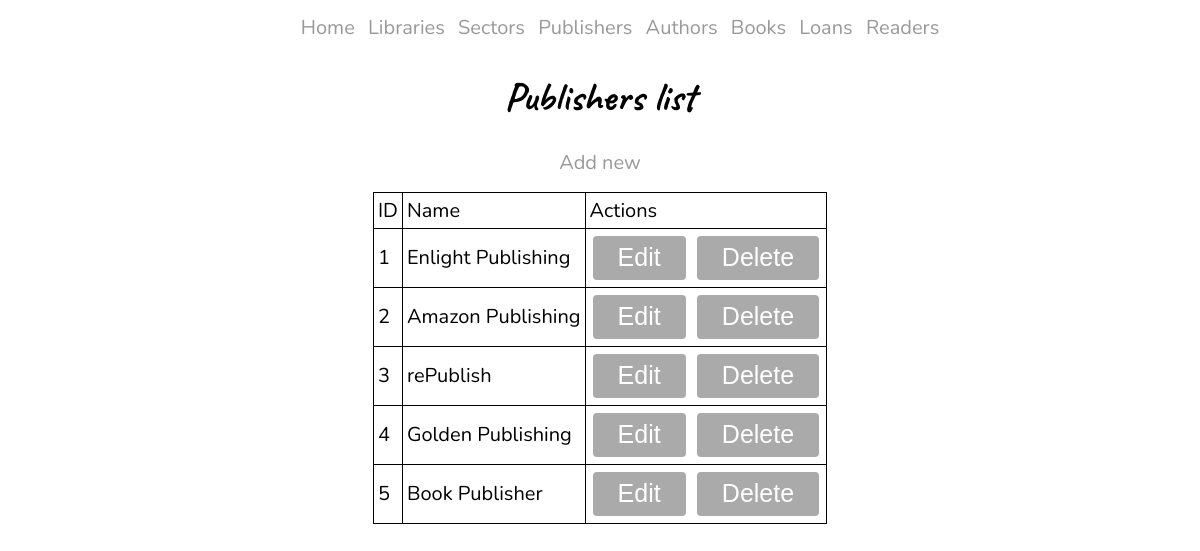
Page /read.php?object_type=publishers on the committed database.
### tables this page shows
CREATE TABLE `publishers` (
  `id` int NOT NULL,
  `name` text NOT NULL
);

### read.php (the view, shortened to what this page needs)
<?php
function render_table($columns = null, $rows = null, $render_actions = false) {
  ?>
  <div class="add-new">
    <a href="/create.php?object_type=<?= $_GET['object_type']; ?>">Add new</a>
  </div>
  <table>
    <thead>
      <tr>
        <?php
        foreach ($columns as $column) {
        ?>
          <td><?= $column ?></td>
        <?php
        }
        if ($render_actions) {
          ?>
          <td>Actions</td>
          <?php
        }
        ?>
      </tr>
    </thead>
    <tbody>
      <?php
        foreach ($rows as $row) {
          echo '<tr>';
          foreach($row as $value) {
            echo '<td>' . $value . '</td>';
          }
          if ($render_actions) {
            ?><td>
              <form action="/update.php" method="get">
                <button>Edit</button>
              </form>
              <form action="/delete.php" method="post">
                <button>Delete</button>
              </form>
            </td>
            <?php
          }
        }
      ?>
    </tbody>
  </table>
  <?php
}
  ?>
  <?php
function read_all_publishers() {
  require_once('init-mysqli.php');
  $query = "SELECT id AS ID, name AS Name FROM publishers ORDER BY id;";
  $results = $mysqli->query($query);
  $rows = $results->fetch_all(MYSQLI_ASSOC);
  $columns = array();
  if (!empty($rows)) {
    $columns = array_keys($rows[0]);
  }
  require_once('header.php');
  ?>
  <h1>Publishers list</h1>
  <?php
  render_table($columns, $rows, true);
  require_once('footer.php');
}
  ?>
    <?php
$func_name = 'read_all_' . $_GET['object_type'];
if (function_exists($func_name)) {
  $func_name();
} else {
  return_error(404, 'No such object in database');
}

### style.css (style rules this page uses)
body { margin: 0; max-width: 100vw; }
table { border-collapse: collapse; }
td { border: 1px solid; padding: 0.2em; white-space: nowrap; }
a { display: inline-block; text-decoration: none; color: #999; background: linear-gradient(#000, #000), linear-gradient(#000, #000); background-repeat: no-repeat; background-position: 100% 100%,0 100%; background-size: 0% .1em, 0 .1em; transition: color .3s, background .3s; }
h1, h2, h3, h4 { text-align: center; }
table { margin: 0 auto; }
td form { display: inline-block; }
table button { background-color: #aaa; font-size: 125%; color: #fff; padding: 0.3em 1em; margin: 3px; border: none; border-radius: 4px; cursor: pointer; transition: 0.3s; }
.add-new { text-align: center; margin: 1rem; }

### header.php (style rules this page uses)
body { font-family: 'Nunito', sans-serif; font-size: 125%; }
h1, h2, h3, h4 { font-family: 'Caveat', cursive; }

### rows in the picture
publishers: id "1", name "Enlight Publishing"
publishers: id "2", name "Amazon Publishing"
publishers: id "3", name "rePublish"
publishers: id "4", name "Golden Publishing"
publishers: id "5", name "Book Publisher"

### other values in the picture
$column "ID"
$column "Name"
